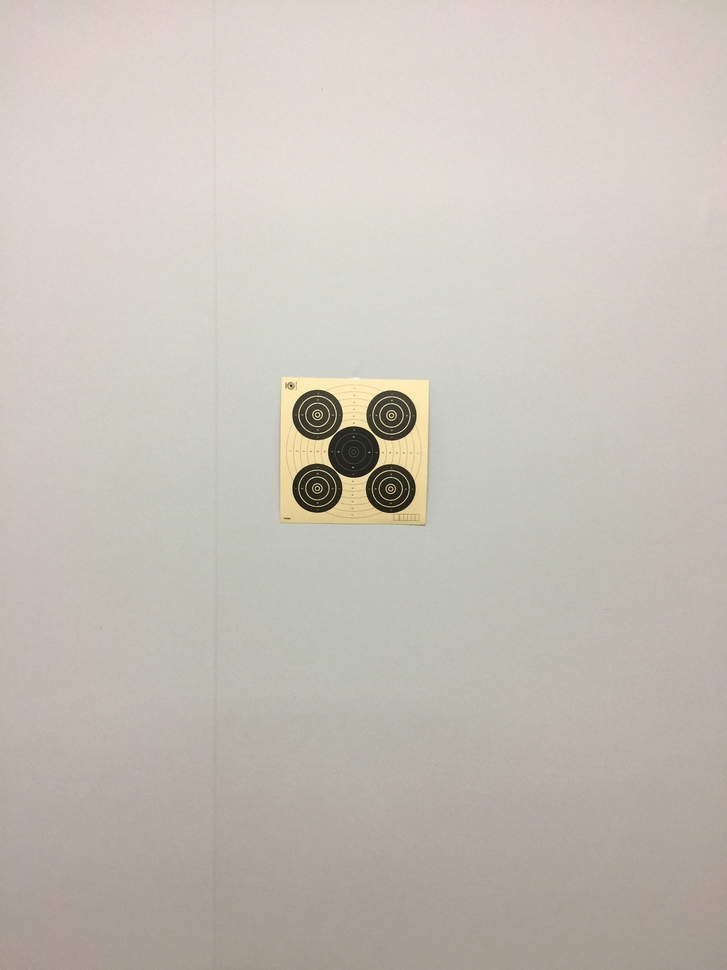
#> input picture opencv/res/tg3.JPG, 727 x 970 px, shrunk from 2448 x 3264 before the run
$ python 1.py
#> lines starting #> are read from the running program, lines starting #| are printed output that depends on the picture; after the words box and inside, x2 and y2 are one past the last pixel; in counts of white or black regions, pixels touching at a corner belong together; long printed decimals are rounded
import numpy as np
import cv2 as cv

def isCircle (_cnt) :
    x,y,w,h = cv.boundingRect(_cnt)
    aspect_ratio = w/h
    squareRate = abs(1-aspect_ratio) #정사각형 근접비율 0이면 완벽한 정사각형

    hull = cv.convexHull(_cnt)
    solidity = cv.contourArea(_cnt)/cv.contourArea(hull)
    equivalent_diameter = np.sqrt(4*cv.contourArea(_cnt)/np.pi) # 최적원 지름 구하기
    Null,minCircleR = cv.minEnclosingCircle(_cnt)
    coronaSize = minCircleR - (equivalent_diameter/2)

    # index, parent , area

    if coronaSize < 5 and solidity > 0.8 and squareRate < 0.1 :
        return True
    else :
        return False


im = cv.imread('../res/tg3.JPG')
#> im is the input picture: shape (970, 727, 3); mean B, G, R 181.8, 191.8, 197.7

imgray = cv.cvtColor(im, cv.COLOR_BGR2GRAY)
ret, thresh = cv.threshold(imgray, 127, 255, 0)
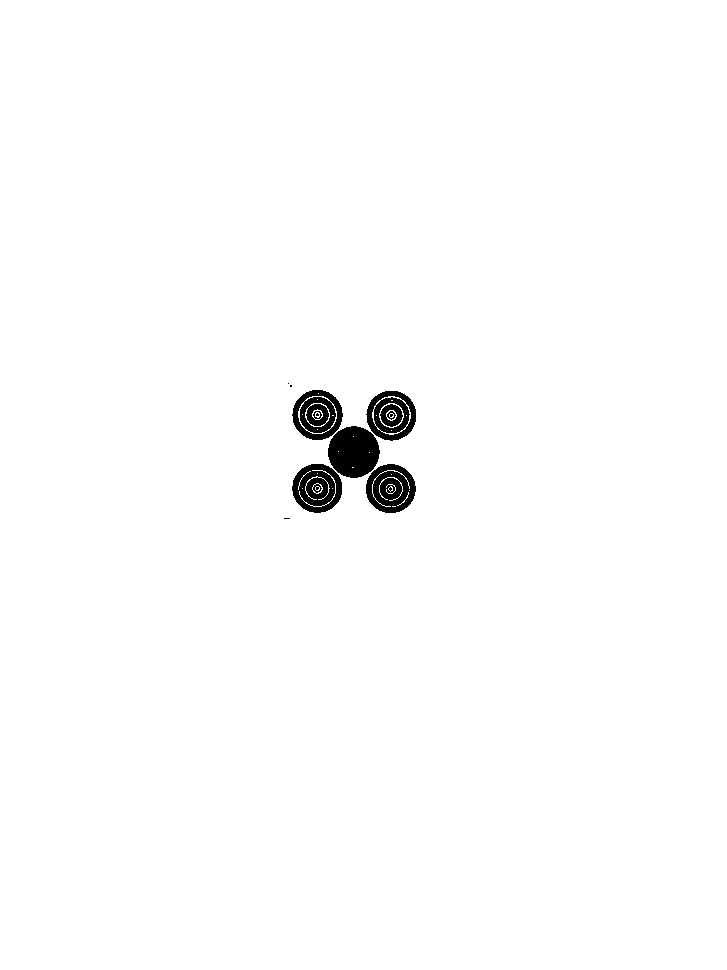
#> thresh: shape (970, 727); 98.8% white; 10 black regions (4 under 20 px)
contours, hierarchy = cv.findContours(thresh, cv.RETR_TREE, cv.CHAIN_APPROX_SIMPLE)
#> contours = 57 contours, 37 with area under 20; largest, box (x1, y1, x2, y2) and area: (0, 0, 727, 970) 703494, (327, 425, 381, 479) 2155, (291, 389, 344, 441) 2042, (365, 390, 417, 442) 2024, (291, 463, 343, 514) 1996


# for index ,hr in  enumerate(hierarchy[0]) :
    # if hr[0] != -1 && cv.contourArea() :
    # if cv.contourArea(contours[index]) > 1000 : print(hr, cv.contourArea(contours[index]))

# print(hierarchy)


_contours = [ (idx,hr,contours[idx],cv.contourArea( contours[idx] ))  for idx,hr in enumerate(hierarchy[0]) if cv.contourArea( contours[idx] ) > 1000 ]

for _contour in _contours :

    _cnt = _contour[2]

    x,y,w,h = cv.boundingRect(_cnt)
    aspect_ratio = w/h
    squareRate = abs(1-aspect_ratio) #정사각형 근접비율 0이면 완벽한 정사각형

    hull = cv.convexHull(_cnt)
    solidity = cv.contourArea(_cnt)/cv.contourArea(hull)
    equivalent_diameter = np.sqrt(4*cv.contourArea(_cnt)/np.pi) # 최적원 지름 구하기
    Null,minCircleR = cv.minEnclosingCircle(_cnt)
    coronaSize = minCircleR - (equivalent_diameter/2)

    # index, parent , area
    print( _contour[0],_contour[1][3],cv.contourArea(_cnt),coronaSize ,isCircle(_cnt))
#> this loop made 10 passes
#| 0 -1 703494.0 132.189 False
#| 2 0 1984.5 0.6482 True
#| 12 0 1996.5 0.7583 True
#| 23 0 2155.0 0.5171 True
#| 28 0 2024.0 0.5002 True
#| 29 28 1112.0 0.4219 True
#| 30 29 1066.0 0.5592 True
#| 41 0 2041.5 0.6091 True
#> (further printed lines are left out)

    # [31 lines of commented-out code are left out]

$ run again, with opencv/res/tg2.JPG copied over opencv/res/tg3.JPG
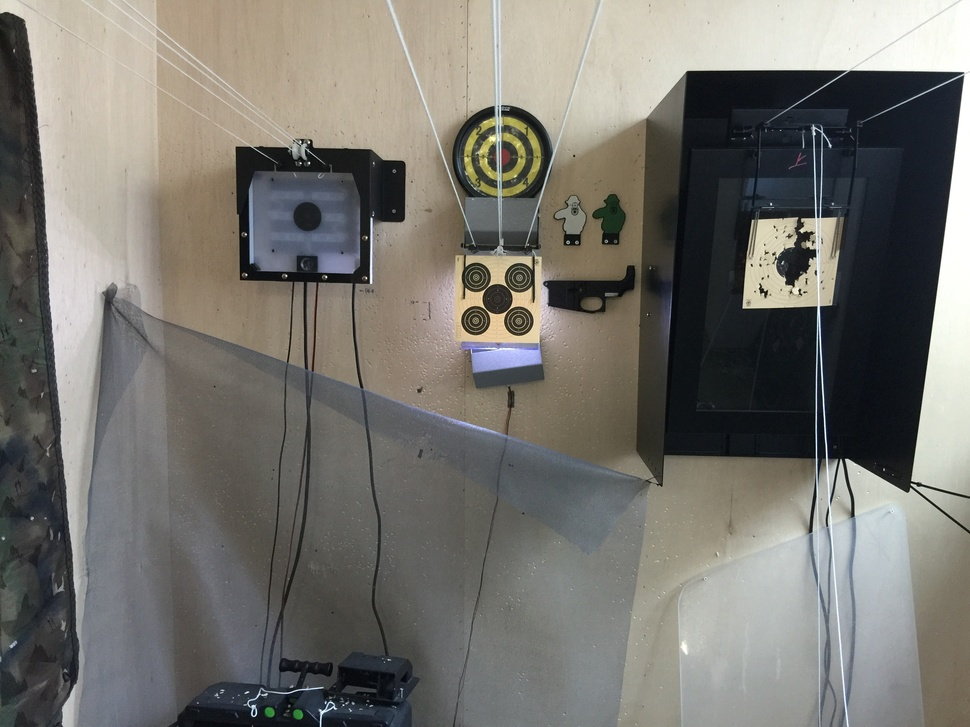
#> input picture opencv/res/tg2.JPG, 970 x 727 px, shrunk from 3264 x 2448 before the run
#> im is the input picture: shape (727, 970, 3); mean B, G, R 110.6, 116.4, 118.2
#> `imgray = cv.cvtColor(im, cv.COLOR_BGR2GRAY)`:
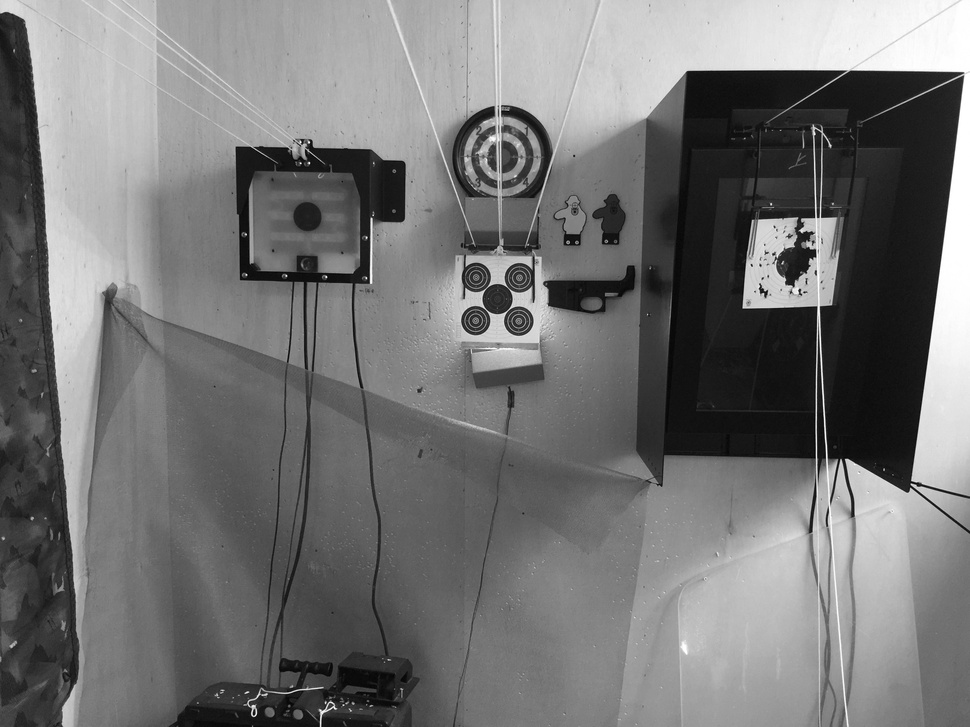
#> imgray: shape (727, 970); min 0, max 255, mean 116.3
#> `ret, thresh = cv.threshold(imgray, 127, 255, 0)`:
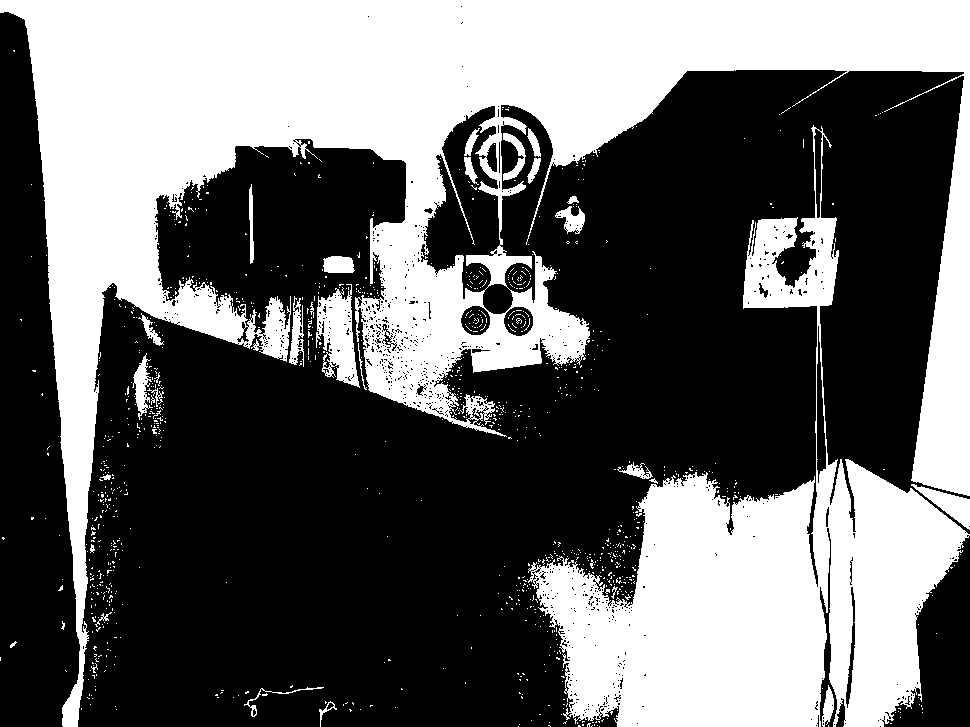
#> thresh: shape (727, 970); 40.3% white; 1046 white regions (1014 under 20 px)
#> contours = 2151 contours, 2082 with area under 20; largest, box (x1, y1, x2, y2) and area: (0, 0, 970, 727) 195997, (528, 125, 970, 727) 86004, (420, 105, 501, 300) 8708, (316, 284, 360, 388) 2554, (816, 325, 827, 484) 938
#> the loop `for _contour in _contours : ` made 4 passes
#> (printed output is left out)

$ run again, with opencv/res/tg5.JPG copied over opencv/res/tg3.JPG
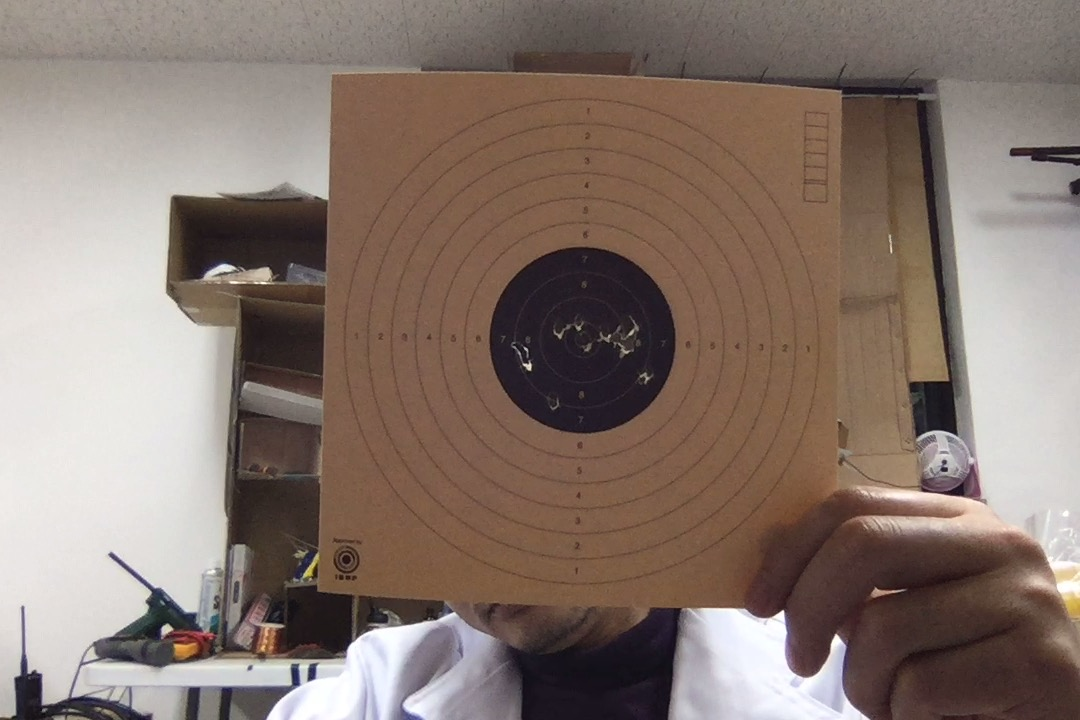
#> input picture opencv/res/tg5.JPG, 1080 x 720 px
#> im is the input picture: shape (720, 1080, 3); mean B, G, R 110.7, 119.3, 135.7
#> `imgray = cv.cvtColor(im, cv.COLOR_BGR2GRAY)`:
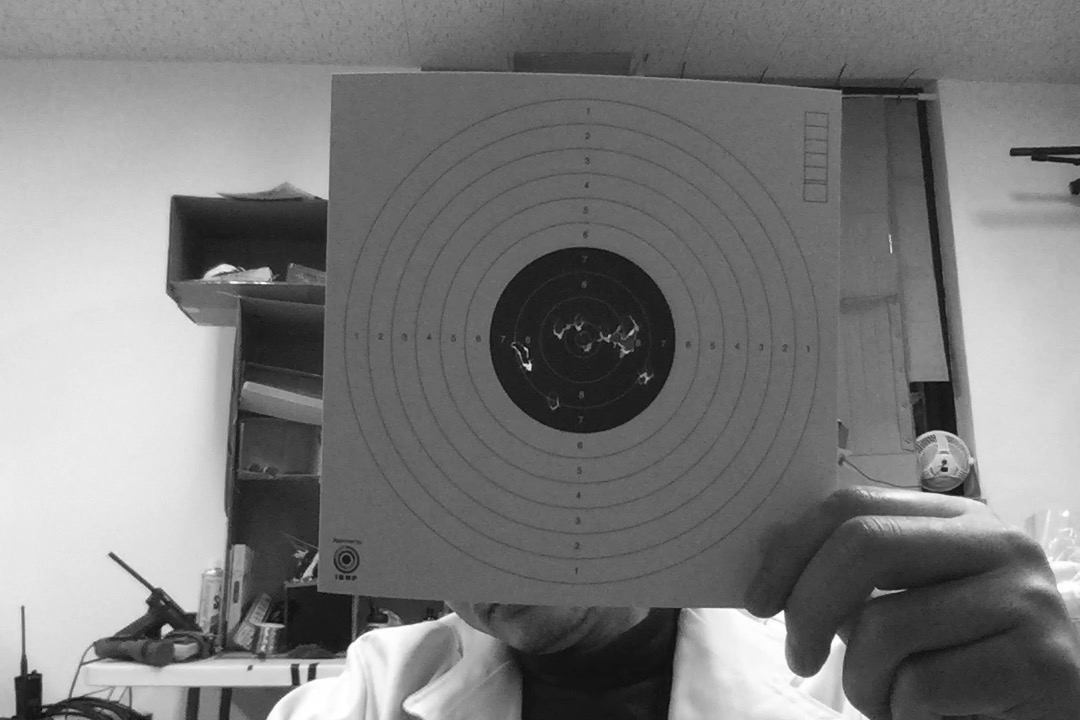
#> imgray: shape (720, 1080); min 9, max 255, mean 123.2
#> `ret, thresh = cv.threshold(imgray, 127, 255, 0)`:
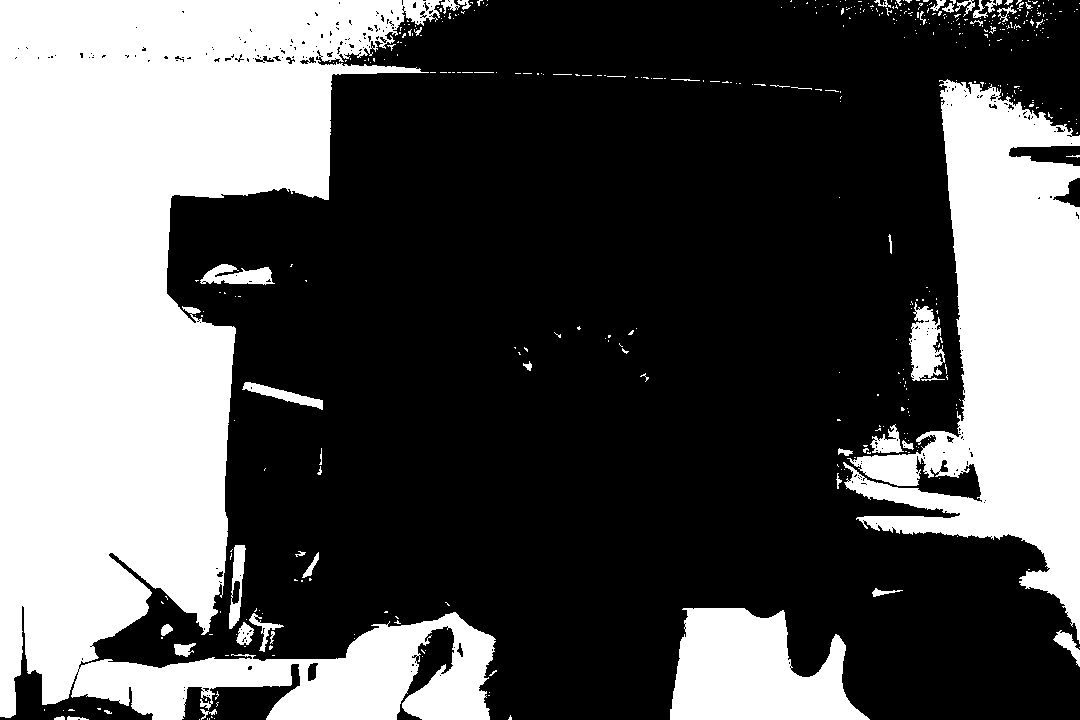
#> thresh: shape (720, 1080); 35.1% white; 444 white regions (391 under 20 px)
#> contours = 778 contours, 717 with area under 20; largest, box (x1, y1, x2, y2) and area: (0, 0, 496, 720) 185198, (843, 79, 1080, 644) 60420, (670, 608, 870, 720) 15168, (909, 302, 945, 381) 1632, (200, 264, 275, 285) 876
#> the loop `for _contour in _contours : ` made 4 passes
#> (printed output is left out)
